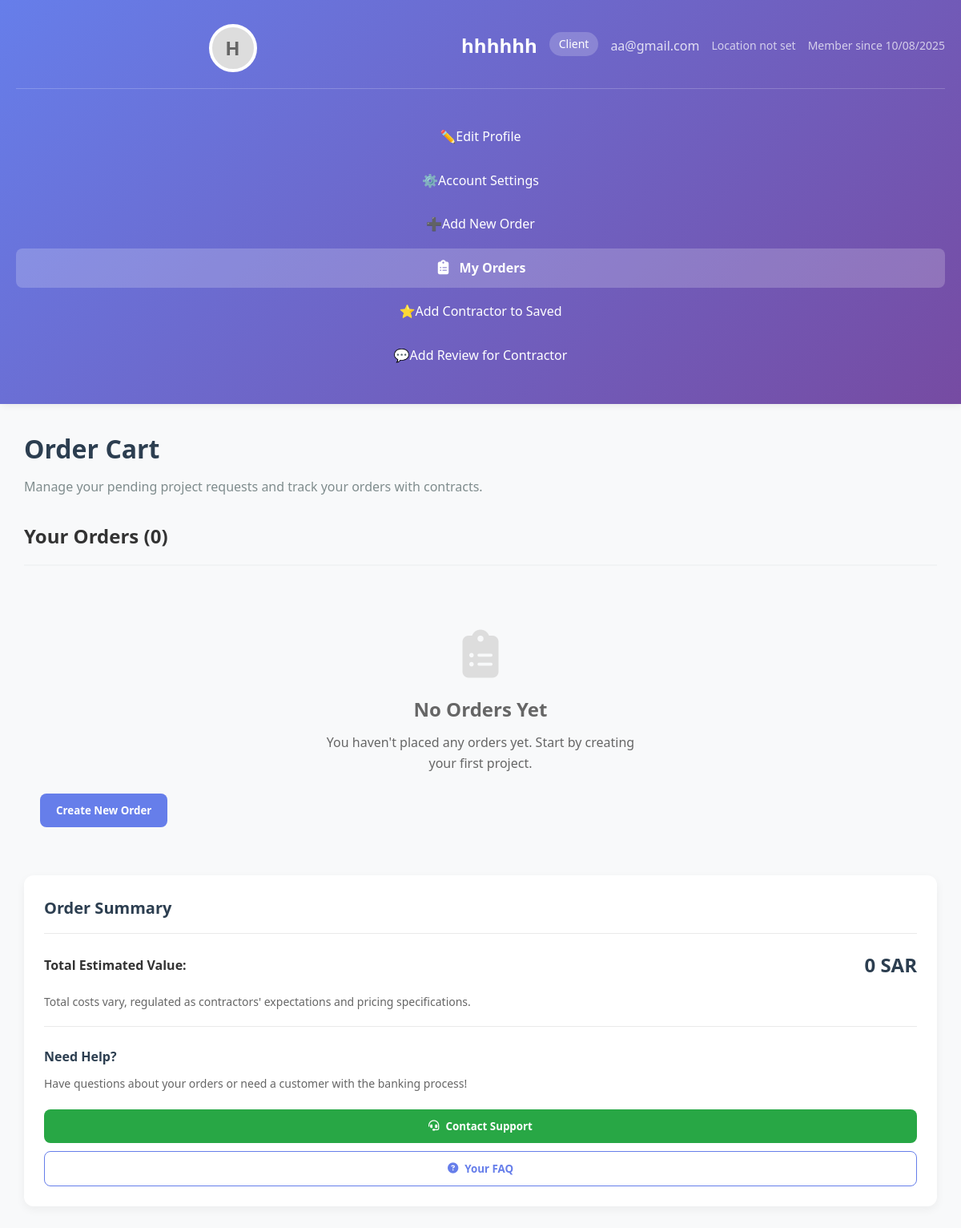
/new_backend/admin_page/my_orders.php?user_id=2, run on the app's committed database.
### tables this page shows
CREATE TABLE `user` (
  `user_id` int(11) NOT NULL,
  `name` varchar(200) NOT NULL,
  `email` varchar(320) NOT NULL,
  `password` varchar(512) NOT NULL,
  `phone` varchar(50) DEFAULT NULL,
  `role` enum('client','contractor','admin') NOT NULL,
  `created_at` datetime(3) NOT NULL DEFAULT current_timestamp(3),
  `status` varchar(50) DEFAULT NULL
);

### new_backend/admin_page/my_orders.php (the view, shortened to what this page needs)
<?php
$user_id = $_GET['user_id'] ?? $_POST['user_id'] ?? 1;
try {
    $pdo = getPDO();
    $client_stmt = $pdo->prepare("
        SELECT u.user_id, u.name, u.email, u.role, u.created_at,
               cp.location, cp.profile_image, cp.member_since
        FROM `User` u
        LEFT JOIN ClientProfile cp ON u.user_id = cp.client_id
        WHERE u.user_id = ? AND u.role = 'client'
    ");
    $client_stmt->execute([$user_id]);
    $client = $client_stmt->fetch(PDO::FETCH_ASSOC);
    $orders_stmt = $pdo->prepare("
        SELECT p.project_id, p.order_id, p.title, p.status, p.created_at,
               p.estimated_cost, p.start_date, p.end_date, p.project_contract,
               u.name as contractor_name, u.user_id as contractor_id
        FROM Project p
        LEFT JOIN `User` u ON p.accepted_contractor_id = u.user_id
        WHERE p.client_id = ?
        ORDER BY p.created_at DESC
    ");
    $orders_stmt->execute([$user_id]);
    $orders = $orders_stmt->fetchAll(PDO::FETCH_ASSOC);
    $total_estimated_value = 0;
} catch (Exception $e) {
    die("Database error: " . $e->getMessage());
}
?>
<!DOCTYPE html>
<html lang="en" dir="ltr">
<head>
    <link rel="stylesheet" href="client_and_orders_profile.css">
    <link rel="stylesheet" href="https://cdnjs.cloudflare.com/ajax/libs/font-awesome/6.4.0/css/all.min.css">
</head>
<body>
 <div class="container">
        <?php include 'sidebar.php'; ?>
        <div class="main-content">
            <div class="header-section">
                <h1>Order Cart</h1>
                <p>Manage your pending project requests and track your orders with contracts.</p>
            </div>
            <div class="orders-section">
                <div class="section-header">
                    <h2>Your Orders (<?php echo count($orders); ?>)</h2>
                </div>
                <?php if (empty($orders)): ?>
                    <div class="no-orders">
                        <i class="fas fa-clipboard-list"></i>
                        <h3>No Orders Yet</h3>
                        <p>You haven't placed any orders yet. Start by creating your first project.</p>
                        <button class="btn-primary">Create New Order</button>
                    </div>
                <?php endif; ?>
            </div>
            <div class="summary-section">
                <div class="summary-card">
                    <h3>Order Summary</h3>
                    <div class="total-value">
                        <strong>Total Estimated Value:</strong>
                        <div class="value-amount"><?php echo number_format($total_estimated_value, 0); ?> SAR</div>
                    </div>
                    <p class="summary-note">
                        Total costs vary, regulated as contractors' expectations and pricing specifications.
                    </p>
                    <div class="help-section">
                        <h4>Need Help?</h4>
                        <p>Have questions about your orders or need a customer with the banking process!</p>
                        <div class="help-buttons">
                            <button class="btn-secondary">
                                <i class="fas fa-headset"></i> Contact Support
                            </button>
                            <button class="btn-outline">
                                <i class="fas fa-question-circle"></i> Your FAQ
                            </button>
                        </div>
                    </div>
                </div>
            </div>
        </div>
    </div>
</body>
</html>

### new_backend/admin_page/sidebar.php (shortened to what this page needs)
<div class="sidebar">
    <div class="profile-header">
        <div class="profile-image">
            <?php echo strtoupper(substr($client['name'], 0, 1)); ?>
        </div>
        <h2 class="profile-name"><?php echo htmlspecialchars($client['name']); ?></h2>
        <div class="profile-role">Client</div>
        <div class="profile-email"><?php echo htmlspecialchars($client['email']); ?></div>
        <div class="profile-location"><?php echo htmlspecialchars($client['location'] ?? 'Location not set'); ?></div>
        <div class="member-since">Member since <?php echo date('m/d/Y', strtotime($client['member_since'] ?? $client['created_at'])); ?></div>
    </div>
    <div class="sidebar-nav">
        <a href="client_profile.php?user_id=<?php echo $user_id; ?>&action=edit_profile" class="nav-item">
            <span>✏️</span> Edit Profile
        </a>
        <a href="#" class="nav-item">
            <span>⚙️</span> Account Settings
        </a>
        <a href="client_profile.php?user_id=<?php echo $user_id; ?>&action=add_order" class="nav-item">
            <span>➕</span> Add New Order
        </a>
        <a href="my_orders.php?user_id=<?php echo $user_id; ?>" class="nav-item <?php echo basename($_SERVER['PHP_SELF']) == 'my_orders.php' ? 'active' : ''; ?>">
            <span><i class="fas fa-clipboard-list"></i></span> My Orders
        </a>
        <a href="client_profile.php?user_id=<?php echo $user_id; ?>&action=save_contractor" class="nav-item">
            <span>⭐</span> Add Contractor to Saved
        </a>
        <a href="client_profile.php?user_id=<?php echo $user_id; ?>&action=add_review" class="nav-item">
            <span>💬</span> Add Review for Contractor
        </a>
    </div>
</div>

### new_backend/admin_page/client_and_orders_profile.css (style rules this page uses)
* { margin: 0; padding: 0; box-sizing: border-box; font-family: 'Segoe UI', Tahoma, Geneva, Verdana, sans-serif; }
body { background: #f8f9fa; color: #333; line-height: 1.6; }
.container { display: flex; min-height: 100vh; max-width: 1400px; margin: 0 auto; }
.sidebar { width: 300px; background: linear-gradient(135deg, #667eea 0%, #764ba2 100%); color: white; padding: 30px 20px; position: fixed; height: 100vh; overflow-y: auto; left: 0; top: 0; box-shadow: 2px 0 10px rgba(0, 0, 0, 0.1); }
.profile-header { text-align: center; margin-bottom: 30px; padding-bottom: 20px; border-bottom: 1px solid rgba(255, 255, 255, 0.2); }
.profile-image { width: 120px; height: 120px; border-radius: 50%; border: 4px solid white; margin: 0 auto 15px; background: #ddd; display: flex; align-items: center; justify-content: center; font-size: 40px; color: #666; font-weight: bold; }
.profile-name { font-size: 24px; font-weight: 600; margin-bottom: 5px; }
.profile-role { background: rgba(255,255,255,0.2); padding: 4px 12px; border-radius: 20px; font-size: 14px; display: inline-block; margin-bottom: 10px; }
.profile-email { color: rgba(255,255,255,0.8); margin-bottom: 5px; }
.profile-location, .member-since { color: rgba(255,255,255,0.7); font-size: 14px; margin-bottom: 5px; }
.sidebar-nav { margin-top: 30px; }
.nav-item { display: flex; align-items: center; padding: 12px 15px; margin: 5px 0; border-radius: 8px; color: white; text-decoration: none; transition: all 0.3s ease; }
.nav-item i { margin-right: 10px; font-size: 18px; width: 20px; text-align: center; }
.nav-item.active { background: rgba(255,255,255,0.2); font-weight: 600; }
.main-content { flex: 1; margin-left: 300px; padding: 30px; overflow-y: auto; }
.section-header { display: flex; justify-content: space-between; align-items: center; margin-bottom: 20px; padding-bottom: 15px; border-bottom: 2px solid #f1f3f4; }
.header-section { margin-bottom: 30px; }
.header-section h1 { font-size: 32px; color: #2c3e50; margin-bottom: 10px; }
.header-section p { color: #7f8c8d; font-size: 16px; }
.no-orders { text-align: center; padding: 60px 20px; color: #666; }
.no-orders i { font-size: 60px; color: #ddd; margin-bottom: 20px; }
.no-orders h3 { font-size: 24px; margin-bottom: 10px; }
.no-orders p { margin-bottom: 25px; max-width: 400px; margin-left: auto; margin-right: auto; }
.summary-section { display: flex; justify-content: flex-end; }
.summary-card { background: white; border-radius: 12px; box-shadow: 0 4px 12px rgba(0, 0, 0, 0.05); padding: 25px; width: 350px; }
.summary-card h3 { font-size: 20px; color: #2c3e50; margin-bottom: 20px; padding-bottom: 15px; border-bottom: 1px solid #eaeaea; }
.total-value { display: flex; justify-content: space-between; align-items: center; margin-bottom: 15px; }
.total-value strong { color: #333; }
.value-amount { font-size: 24px; font-weight: 700; color: #2c3e50; }
.summary-note { color: #666; font-size: 14px; line-height: 1.5; margin-bottom: 25px; padding-bottom: 20px; border-bottom: 1px solid #eaeaea; }
.help-section h4 { color: #2c3e50; margin-bottom: 10px; }
.help-section p { color: #666; font-size: 14px; margin-bottom: 20px; }
.help-buttons { display: flex; flex-direction: column; gap: 10px; }
.btn-primary, .btn-secondary, .btn-outline { padding: 12px 20px; border-radius: 8px; font-weight: 600; cursor: pointer; transition: all 0.3s ease; border: none; display: flex; align-items: center; justify-content: center; gap: 8px; }
.btn-primary { background: #667eea; color: white; }
.btn-secondary { background: #28a745; color: white; }
.btn-outline { background: transparent; color: #667eea; border: 1px solid #667eea; }
@media (max-width: 1200px) { .container { flex-direction: column; } }
@media (max-width: 1200px) { .sidebar { position: static; width: 100%; height: auto; } }
@media (max-width: 1200px) { .main-content { margin-left: 0; } }
@media (max-width: 1200px) { .profile-header { display: flex; align-items: center; text-align: left; gap: 15px; } }
@media (max-width: 1200px) { .profile-image { margin-bottom: 0; width: 60px; height: 60px; font-size: 24px; } }
@media (max-width: 1200px) { .sidebar-nav { flex-direction: row; overflow-x: auto; gap: 10px; margin-top: 15px; } }
@media (max-width: 1200px) { .nav-item { white-space: nowrap; flex: 1; justify-content: center; } }
@media (max-width: 1200px) { .summary-section { justify-content: stretch; } }
@media (max-width: 1200px) { .summary-card { width: 100%; } }

### data on the page
user: name "H", name "hhhhhh", email "aa@gmail.com"

### other printed values
$client['location'] "Location not set"
count($orders) "0"
$total_estimated_value "0"
